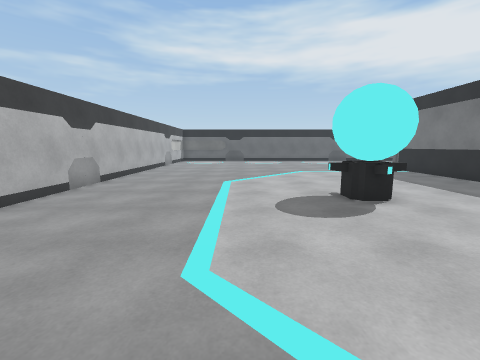
view 1 (above)

17 first-person views from a walk through a 3-D level made in the Unity game engine. The camera is 1.4 m above the floor, tilts 8° down and sees 90° across. The floor is counted in squares, 1 m on a side. Each view is taken from the middle of a square. On the plan, view 1 faces up. The plan holds only what a view shows up to about 13 squares ahead; the rest is blank. The place goes on beyond the plan. The player character is not drawn. Some surface patterns are stand-ins.

view 2
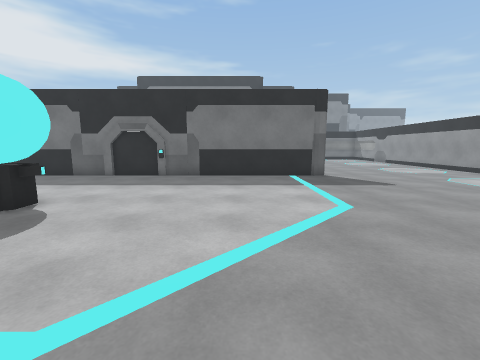

view 3
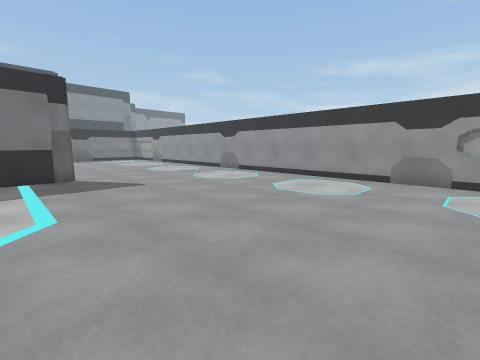

view 4
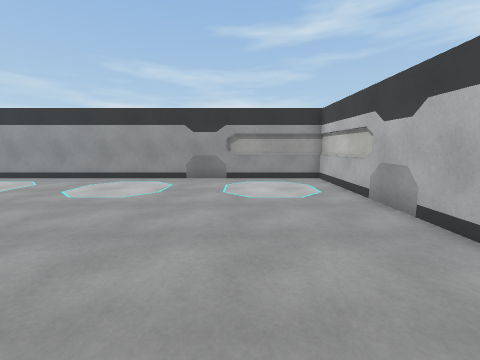

view 5
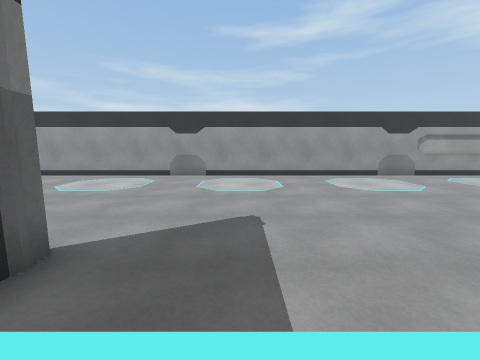

view 6
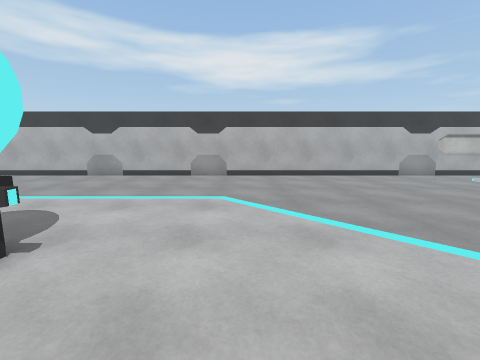

view 7
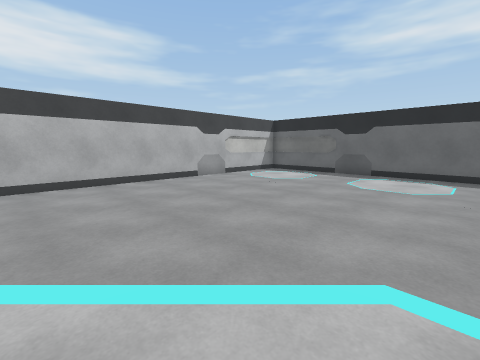

view 8
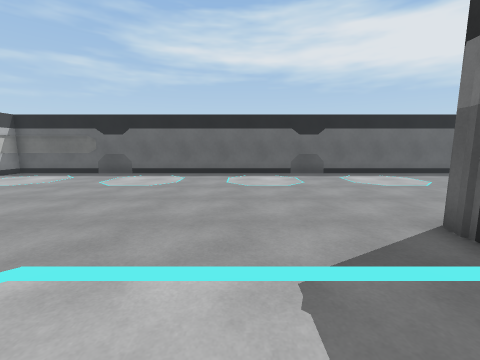

view 9
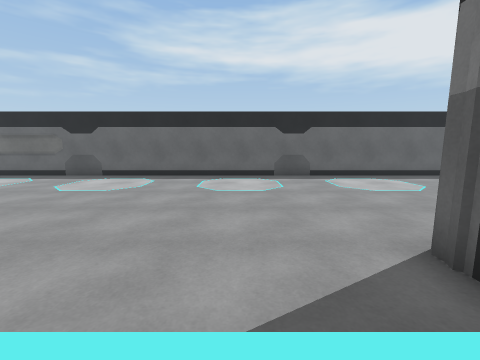

view 10
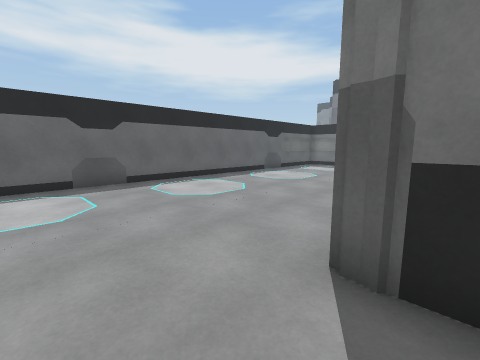

view 11
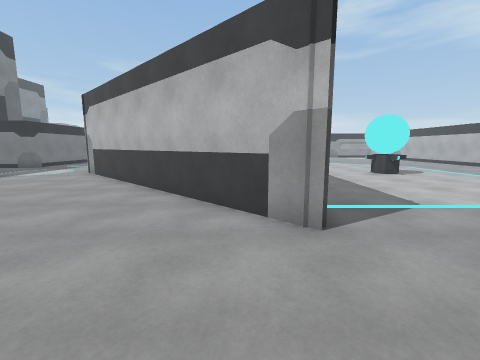

view 12
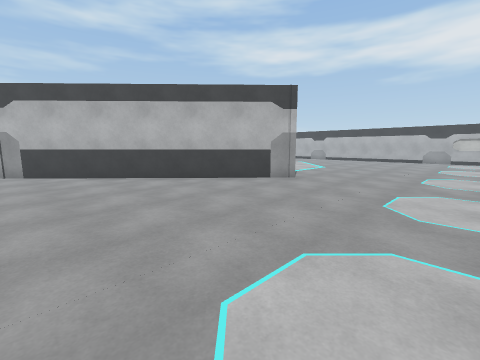

view 13
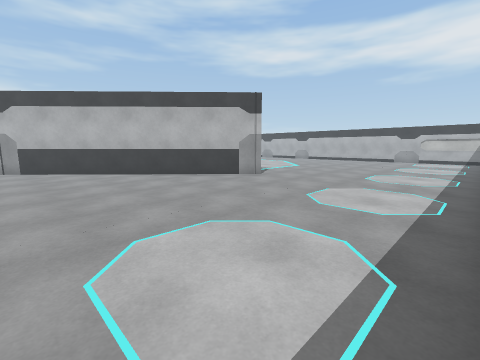

view 14
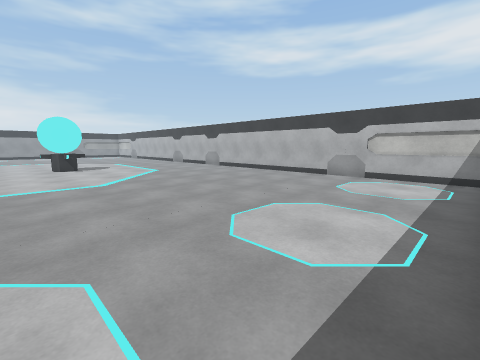

view 15
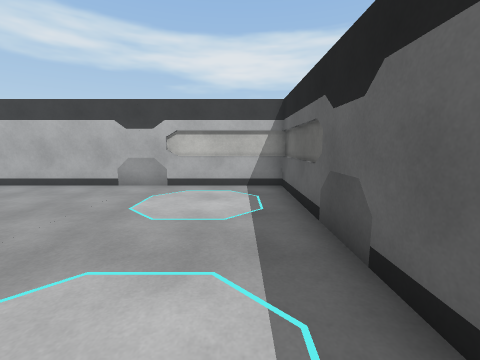

view 16
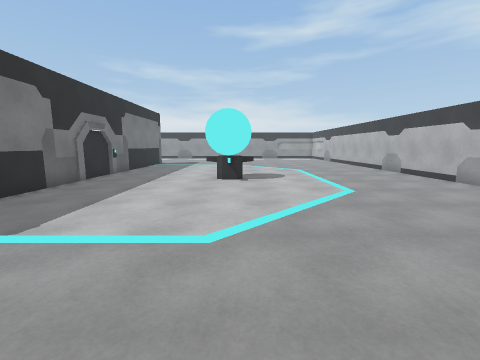

view 17
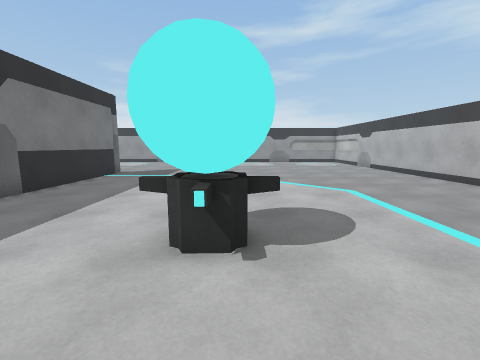

### Floor plan
Points are (right, up) in squares from view 1. A wall is a line through its corners. A room is listed if a view was taken in it or the views show most of it. See-through windows are left out.
Room 1 (views 1, 2, 3, 4, 5, 6, 7, 8, 9, 10, 11, 12, 13, 14, 15, 16, 17)
walls: (3.7, 7.4) (4.1, 7.1); (9.4, 14.5) (9.6, 15.1) (19.2, 6.2); (9.5, -3.1) (9.5, 15); (9.7, -3.2) (9.4, -2.5); (17, 23.5) (-5.5, 23.5) (-5.5, -11.5) (16.6, -11.5)
objects: other object (2, 6); other object (3, 6) to (3, 7)

Where each view was taken, in squares from view 1:
view 1: 0 up, 0 right, facing up
view 2: 1 up, 2 left, facing right
view 3: 1 down, 2 left, facing down-right
view 4: 1 down, 2 left, facing down
view 5: 0 up, 7 right, facing down
view 6: 10 up, 6 right, facing left
view 7: 11 up, 4 right, facing up-left
view 8: 11 up, 6 right, facing up
view 9: 12 up, 7 right, facing up
view 10: 14 up, 7 right, facing up-right
view 11: 19 up, 11 right, facing down
view 12: 21 up, 19 right, facing down-left
view 13: 23 up, 19 right, facing down-left
view 14: 23 up, 6 right, facing down-left
view 15: 22 up, 3 right, facing left
view 16: 17 up, 3 right, facing down
view 17: 10 up, 3 right, facing down
